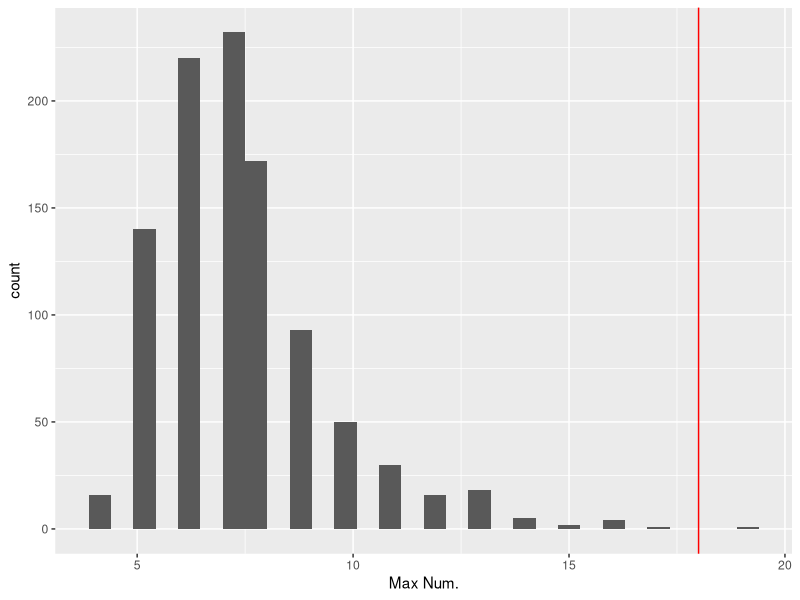
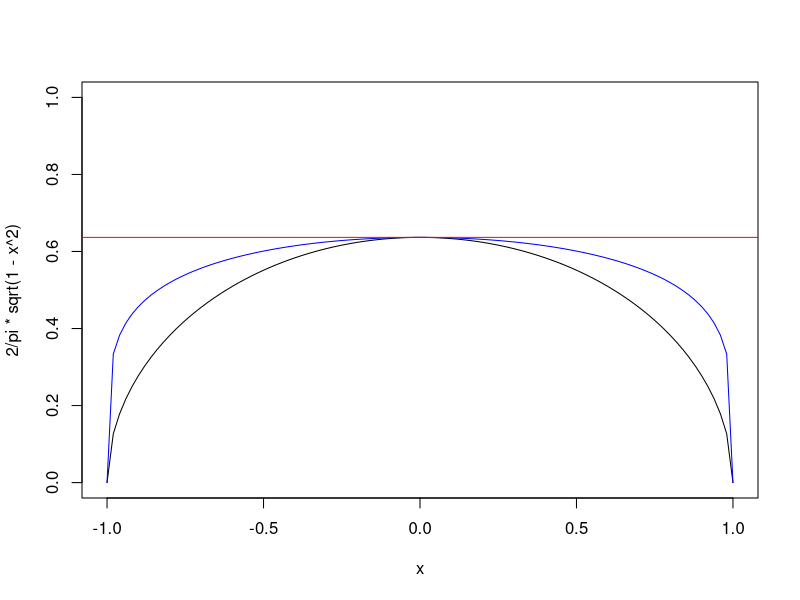
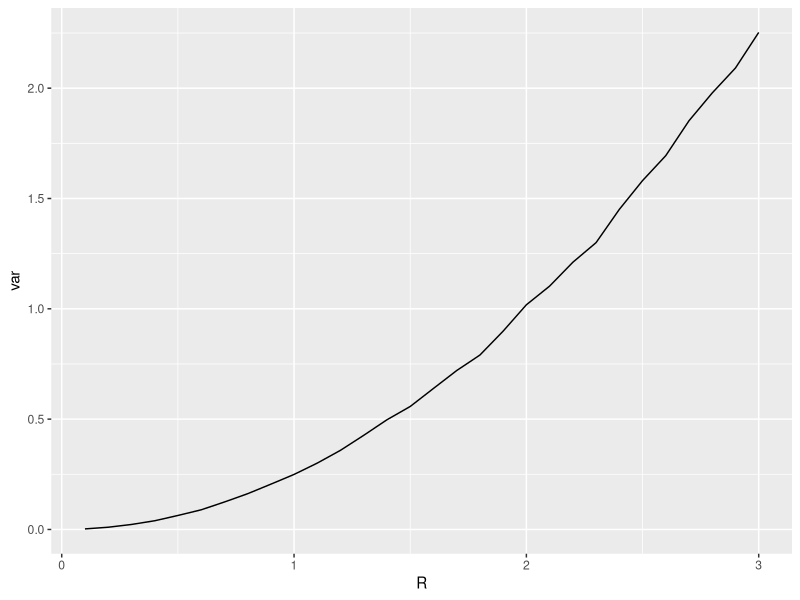
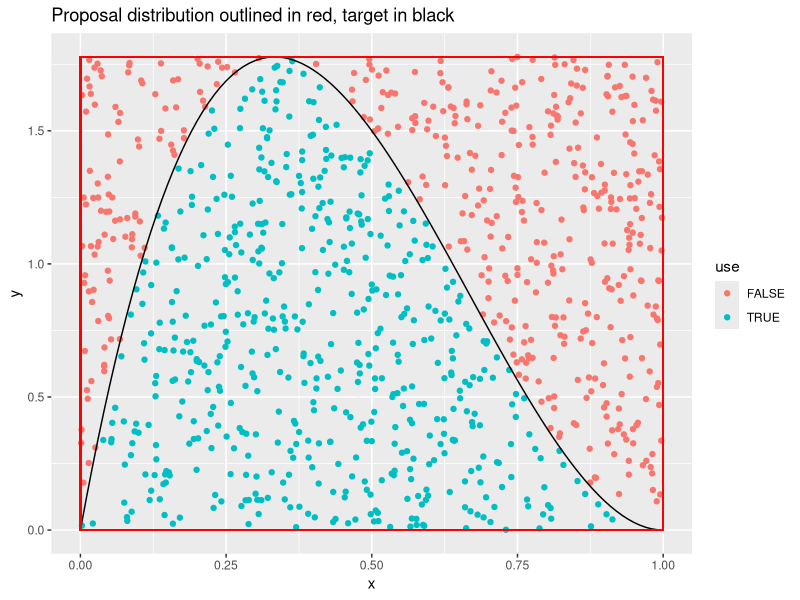

These figures' R source, in order:
## ---- chunk 1
library(tidyverse)
library(ggplot2)
knitr::opts_chunk$set(echo = TRUE)
## ---- chunk 2
# observations #
set.seed(123)
y <- c(rep(1, 18), rep(0, 3), rep(1, 6), rep(0, 2),
       rbinom(67, 1, prob = 0.25), rep(1, 4))
## ---- chunk 3
# prior #
a <- 3
b <- 7
#posterior #
a_post <- a + sum(y)
b_post <- b + (length(y) - sum(y))
a_post; b_post
## ---- chunk 4
# observed test stat. #
test_stat_obs <- max(rle(y)$lengths)

# test stat. based on simulation #
nsim <- 1000
test_stat_rep <- rep(NA, nsim)
for (i in 1:1000) {
  p_post <- rbeta(1, a_post, b_post)
  y_rep <- rbinom(100, size = 1, prob = p_post)
  test_stat <- max(rle(y_rep)$lengths)
  test_stat_rep[i] <- test_stat
}

ggplot(tibble(test_stat_rep), aes(test_stat_rep)) + 
  geom_histogram() + xlab("Max Num.") + 
  geom_vline(xintercept = test_stat_obs, colour = "red")
## ---- chunk 5

ratio_densities <- function(x) {
  (2/pi*sqrt(1-x^2)) / (2*dbeta((x + 1)/2, 1.2, 1.2))
}

M <- optimize(ratio_densities, lower=-1, upper=1, maximum=TRUE)$objective

curve(2/pi*sqrt(1-x^2), from=-1, 1, ylim=c(0, 1))
curve(M*2*dbeta((x+1)/2, 1.2, 1.2), add=TRUE, col="blue")
abline(h=2/pi, col="red")
## ---- chunk 6
N = 10000
R = 1
M = 4/pi
x <- runif(N, -R, R)
y <- runif(N, 0, 1)
p <- function(x, R) {
  return(2/pi/R^2 * sqrt(R^2 - x^2))
}
g <- function(x, R) {
  return(1/2/R)
}
decision <- y <= sapply(x, p, R = 1)/M /sapply(x, g, R = 1)

x = x[decision]
sum(decision)/ N
## ---- chunk 7
R = seq(0.1, 3.0, by = 0.1)
M = 4/pi
N = 10000
v <- rep(0, length(R))
for (i in 1 : length(R)) {
  r = R[i]
  x <- runif(N, -r, r)
  y <- runif(N, 0, 1)
  decision <- y <= sapply(x, p, R = r)/M /sapply(x, g, R = r)
  x = x[decision]
  v[i] = var(x)
}
v <- v %>% as.data.frame() %>% cbind(R)
colnames(v) <- c("var", "R")
ggplot(v, aes(x = R, y = var)) + geom_line()

## ---- chunk 8
N = 1000

alpha = 2.0
beta = 3.0
mode = (alpha - 1) / (alpha + beta - 2)
maxB = dbeta(mode, alpha, beta)

list(x = runif(N),
     y = runif(N) * maxB) %>%
  as.tibble %>%
  mutate(use = y < dbeta(x, alpha, beta)) %>%
  ggplot(aes(x, y)) +
  geom_point(aes(color = use)) +
  stat_function(fun = function(x) dbeta(x, alpha, beta)) +
  geom_rect(aes(xmin = 0.0, xmax = 1.0, ymin = 0.0, ymax = maxB), alpha = 0.0, color = "red") +
  ggtitle("Proposal distribution outlined in red, target in black")
